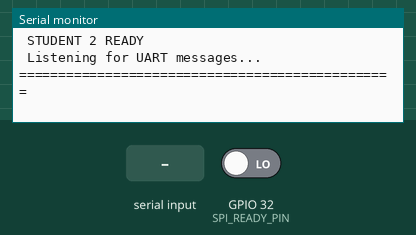
Simulated run of this sketch. Board: ESP32. On the bench: the last lines printed to the serial monitor. The inputs (shaded band) are chosen by the test bench; at power-on: GPIO 32 (SPI_READY_PIN) LOW.

Above: at 1.7 s.
1.8 s: "1\n" received over the second serial link
At 3.0 s:
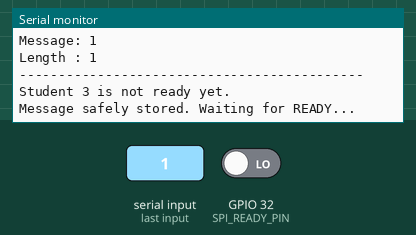
3.3 s: GPIO 32 (SPI_READY_PIN) driven HIGH
At 4.3 s:
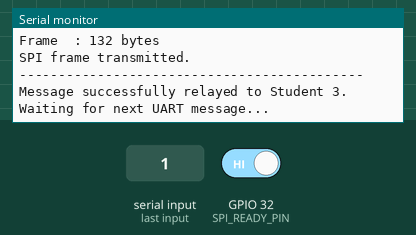

Measured:
- after the input at 1.8 s, the serial monitor: prints a new line at once (image 1)
- after the input at 3.3 s, the serial monitor: prints a new line at once (image 2)

The sketch:

student2.ino
```cpp
// ============================================================
// THREE-ESP32 COMMUNICATION SYSTEM
//
// STUDENT 2 - UART TO SPI BRIDGE
//
// Function:
//
// Student 1
//     |
//     | UART
//     v
// Student 2
//     |
//     | SPI
//     v
// Student 3
//
// UART:
// RX = GPIO16
// TX = GPIO17
// Baud = 115200
//
// SPI MASTER:
// SCLK = GPIO18
// MISO = GPIO19
// MOSI = GPIO23
// CS   = GPIO5
//
// READY INPUT:
// GPIO32
//
// MAXIMUM MESSAGE LENGTH:
// 128 characters
//
// Arduino ESP32 Core 3.3.x
// ============================================================

#include <Arduino.h>
#include <SPI.h>


// ============================================================
// UART CONFIGURATION
// ============================================================

const uint32_t UART_BAUD = 115200;

const int UART_RX_PIN = 16;
const int UART_TX_PIN = 17;


// ============================================================
// SPI CONFIGURATION
// ============================================================

const int SPI_SCLK_PIN = 18;
const int SPI_MISO_PIN = 19;
const int SPI_MOSI_PIN = 23;
const int SPI_CS_PIN   = 5;


// ============================================================
// READY HANDSHAKE
// ============================================================
//
// Student 3 GPIO4
//       |
//       v
// Student 2 GPIO32
//
// HIGH = Student 3 ready
// LOW  = Student 3 not ready
// ============================================================

const int SPI_READY_PIN = 32;


// ============================================================
// MESSAGE CONFIGURATION
// ============================================================

const size_t MAX_MESSAGE_LENGTH = 128;


// ============================================================
// SPI FRAME
// ============================================================
//
// BYTE 0:
//     0xA5
//
// BYTE 1:
//     0x5A
//
// BYTE 2:
//     Message length
//
// BYTE 3 - 130:
//     Message data
//
// BYTE 3 + length:
//     '\n'
//
// Total:
//     132 bytes
//
// 132 is divisible by 4.
// This is suitable for DMA on the SPI slave.
// ============================================================

const size_t FRAME_SIZE = 132;

const uint8_t FRAME_MAGIC_1 = 0xA5;
const uint8_t FRAME_MAGIC_2 = 0x5A;


// ============================================================
// SPI SETTINGS
// ============================================================

const uint32_t SPI_CLOCK = 1000000;


// ============================================================
// SPI MASTER OBJECT
// ============================================================

SPIClass spi(VSPI);


// ============================================================
// UART MESSAGE BUFFER
// ============================================================

char uartBuffer[MAX_MESSAGE_LENGTH + 1];

size_t uartLength = 0;

bool uartOverflow = false;


// ============================================================
// PENDING MESSAGE
// ============================================================
//
// Once a complete UART message is received, it is copied here.
//
// Student 2 can then wait for Student 3 READY without losing
// the message.
// ============================================================

char pendingMessage[MAX_MESSAGE_LENGTH + 1];

size_t pendingLength = 0;

bool messageWaitingForSPI = false;


// ============================================================
// FUNCTION DECLARATIONS
// ============================================================

void readUART();

void completeUARTMessage();

bool sendPendingMessage();


// ============================================================
// SETUP
// ============================================================

void setup()
{
  // ----------------------------------------------------------
  // USB SERIAL MONITOR
  // ----------------------------------------------------------

  Serial.begin(115200);

  delay(500);


  // ----------------------------------------------------------
  // HARDWARE UART
  // ----------------------------------------------------------

  Serial2.begin(
    UART_BAUD,
    SERIAL_8N1,
    UART_RX_PIN,
    UART_TX_PIN
  );


  // ----------------------------------------------------------
  // READY INPUT
  // ----------------------------------------------------------

  pinMode(
    SPI_READY_PIN,
    INPUT_PULLDOWN
  );


  // ----------------------------------------------------------
  // SPI CHIP SELECT
  // ----------------------------------------------------------

  pinMode(
    SPI_CS_PIN,
    OUTPUT
  );

  // SPI idle state.
  digitalWrite(
    SPI_CS_PIN,
    HIGH
  );


  // ----------------------------------------------------------
  // START SPI MASTER
  // ----------------------------------------------------------

  spi.begin(
    SPI_SCLK_PIN,
    SPI_MISO_PIN,
    SPI_MOSI_PIN,
    SPI_CS_PIN
  );


  // ----------------------------------------------------------
  // CLEAR BUFFERS
  // ----------------------------------------------------------

  memset(
    uartBuffer,
    0,
    sizeof(uartBuffer)
  );

  memset(
    pendingMessage,
    0,
    sizeof(pendingMessage)
  );


  // ----------------------------------------------------------
  // DISPLAY CONFIGURATION
  // ----------------------------------------------------------

  Serial.println();
  Serial.println("================================================");
  Serial.println(" STUDENT 2 - UART TO SPI BRIDGE");
  Serial.println("================================================");
  Serial.println();

  Serial.println("UART:");
  Serial.println("  RX   : GPIO16");
  Serial.println("  TX   : GPIO17");
  Serial.println("  Baud : 115200");
  Serial.println();

  Serial.println("SPI MASTER:");
  Serial.println("  SCLK : GPIO18");
  Serial.println("  MISO : GPIO19");
  Serial.println("  MOSI : GPIO23");
  Serial.println("  CS   : GPIO5");
  Serial.println("  Mode : SPI MODE1");
  Serial.println("  Clock: 1 MHz");
  Serial.println();

  Serial.println("READY:");
  Serial.println("  Input: GPIO32");
  Serial.println();

  Serial.println("================================================");
  Serial.println(" STUDENT 2 READY");
  Serial.println(" Listening for UART messages...");
  Serial.println("================================================");
  Serial.println();
}


// ============================================================
// MAIN LOOP
// ============================================================
//
// IMPORTANT:
//
// UART is checked continuously.
//
// Student 2 does NOT block waiting for Student 3.
//
// If a message is waiting for SPI, the UART receiver continues
// running so incoming data is not accidentally lost.
// ============================================================

void loop()
{
  // ----------------------------------------------------------
  // ALWAYS CHECK UART
  // ----------------------------------------------------------

  readUART();


  // ----------------------------------------------------------
  // IF A COMPLETE MESSAGE IS WAITING,
//  // TRY TO SEND IT THROUGH SPI
  // ----------------------------------------------------------

  if (messageWaitingForSPI)
  {
    // --------------------------------------------------------
    // Check whether Student 3 is ready.
    //
    // No long blocking wait is used here.
    // --------------------------------------------------------

    if (digitalRead(SPI_READY_PIN) == HIGH)
    {
      bool success = sendPendingMessage();

      if (success)
      {
        messageWaitingForSPI = false;
        pendingLength = 0;

        memset(
          pendingMessage,
          0,
          sizeof(pendingMessage)
        );

        Serial.println();
        Serial.println(
          "Message successfully relayed to Student 3."
        );
        Serial.println();
        Serial.println(
          "Waiting for next UART message..."
        );
        Serial.println();
      }
    }
  }


  // ----------------------------------------------------------
  // ALLOW BACKGROUND TASKS
  // ----------------------------------------------------------

  yield();
}


// ============================================================
// READ UART
// ============================================================

void readUART()
{
  while (Serial2.available() > 0)
  {
    char c = (char)Serial2.read();


    // --------------------------------------------------------
    // END OF MESSAGE
    // --------------------------------------------------------

    if (c == '\n')
    {
      completeUARTMessage();

      continue;
    }


    // --------------------------------------------------------
    // IGNORE CR
    // --------------------------------------------------------

    if (c == '\r')
    {
      continue;
    }


    // --------------------------------------------------------
    // STORE CHARACTER
    // --------------------------------------------------------

    if (uartLength < MAX_MESSAGE_LENGTH)
    {
      uartBuffer[uartLength] = c;

      uartLength++;

      uartBuffer[uartLength] = '\0';
    }
    else
    {
      // ------------------------------------------------------
      // BUFFER OVERFLOW PROTECTION
      // ------------------------------------------------------

      uartOverflow = true;
    }
  }
}


// ============================================================
// COMPLETE UART MESSAGE
// ============================================================

void completeUARTMessage()
{
  // ----------------------------------------------------------
  // MESSAGE TOO LONG
  // ----------------------------------------------------------

  if (uartOverflow)
  {
    Serial.println();
    Serial.println("ERROR: UART message exceeded 128 characters.");
    Serial.println("Message discarded.");
    Serial.println();

    uartLength = 0;
    uartOverflow = false;

    memset(
      uartBuffer,
      0,
      sizeof(uartBuffer)
    );

    return;
  }


  // ----------------------------------------------------------
  // EMPTY MESSAGE
  // ----------------------------------------------------------

  if (uartLength == 0)
  {
    Serial.println();
    Serial.println("WARNING: Empty UART message received.");
    Serial.println();

    return;
  }


  // ----------------------------------------------------------
  // DO NOT OVERWRITE A PREVIOUS PENDING MESSAGE
  // ----------------------------------------------------------

  if (messageWaitingForSPI)
  {
    Serial.println();
    Serial.println(
      "WARNING: Previous message is still waiting for SPI."
    );

    Serial.println(
      "New UART message discarded."
    );

    Serial.println();

    uartLength = 0;

    memset(
      uartBuffer,
      0,
      sizeof(uartBuffer)
    );

    return;
  }


  // ----------------------------------------------------------
  // COPY UART MESSAGE TO PENDING BUFFER
  // ----------------------------------------------------------

  memcpy(
    pendingMessage,
    uartBuffer,
    uartLength
  );

  pendingMessage[uartLength] = '\0';

  pendingLength = uartLength;

  messageWaitingForSPI = true;


  // ----------------------------------------------------------
  // DISPLAY UART RECEIVED MESSAGE
  // ----------------------------------------------------------

  Serial.println();
  Serial.println("--------------------------------------------");
  Serial.println("UART MESSAGE RECEIVED FROM STUDENT 1");
  Serial.println("--------------------------------------------");

  Serial.print("Message: ");
  Serial.println(pendingMessage);

  Serial.print("Length : ");
  Serial.println(pendingLength);

  Serial.println("--------------------------------------------");


  // ----------------------------------------------------------
  // RESET UART INPUT BUFFER
  // ----------------------------------------------------------

  uartLength = 0;
  uartOverflow = false;

  memset(
    uartBuffer,
    0,
    sizeof(uartBuffer)
  );


  // ----------------------------------------------------------
  // CHECK READY IMMEDIATELY
  // ----------------------------------------------------------

  if (digitalRead(SPI_READY_PIN) == HIGH)
  {
    Serial.println("Student 3 READY.");
    Serial.println("SPI transmission will begin.");
  }
  else
  {
    Serial.println(
      "Student 3 is not ready yet."
    );

    Serial.println(
      "Message safely stored. Waiting for READY..."
    );
  }

  Serial.println();
}


// ============================================================
// SEND PENDING MESSAGE THROUGH SPI
// ============================================================

bool sendPendingMessage()
{
  // ----------------------------------------------------------
  // SAFETY CHECK
  // ----------------------------------------------------------

  if (!messageWaitingForSPI)
  {
    return false;
  }


  if (pendingLength == 0)
  {
    return false;
  }


  if (pendingLength > MAX_MESSAGE_LENGTH)
  {
    return false;
  }


  // ----------------------------------------------------------
  // CREATE SPI FRAME
  // ----------------------------------------------------------

  uint8_t frame[FRAME_SIZE];


  // Clear the entire frame.
  memset(
    frame,
    0,
    FRAME_SIZE
  );


  // ----------------------------------------------------------
  // FRAME HEADER
  // ----------------------------------------------------------

  frame[0] = FRAME_MAGIC_1;
  frame[1] = FRAME_MAGIC_2;


  // ----------------------------------------------------------
  // MESSAGE LENGTH
  // ----------------------------------------------------------

  frame[2] = (uint8_t)pendingLength;


  // ----------------------------------------------------------
  // MESSAGE DATA
  // ----------------------------------------------------------

  memcpy(
    &frame[3],
    pendingMessage,
    pendingLength
  );


  // ----------------------------------------------------------
  // NEWLINE TERMINATOR
  // ----------------------------------------------------------

  frame[3 + pendingLength] = '\n';


  // ----------------------------------------------------------
  // DISPLAY SPI INFORMATION
  // ----------------------------------------------------------

  Serial.println("--------------------------------------------");
  Serial.println("SPI TRANSMISSION");
  Serial.println("--------------------------------------------");

  Serial.print("Message: ");
  Serial.println(pendingMessage);

  Serial.print("Length : ");
  Serial.println(pendingLength);

  Serial.print("Frame  : ");
  Serial.print(FRAME_SIZE);
  Serial.println(" bytes");


  // ----------------------------------------------------------
  // BEGIN SPI TRANSACTION
  // ----------------------------------------------------------

  spi.beginTransaction(
    SPISettings(
      SPI_CLOCK,
      MSBFIRST,
      SPI_MODE1
    )
  );


  // ----------------------------------------------------------
  // SELECT STUDENT 3
  // ----------------------------------------------------------

  digitalWrite(
    SPI_CS_PIN,
    LOW
  );


  // ----------------------------------------------------------
  // SEND COMPLETE FRAME
  // ----------------------------------------------------------

  for (size_t i = 0; i < FRAME_SIZE; i++)
  {
    spi.transfer(frame[i]);
  }


  // ----------------------------------------------------------
  // DESELECT STUDENT 3
  // ----------------------------------------------------------

  digitalWrite(
    SPI_CS_PIN,
    HIGH
  );


  // ----------------------------------------------------------
  // END SPI TRANSACTION
  // ----------------------------------------------------------

  spi.endTransaction();


  Serial.println("SPI frame transmitted.");
  Serial.println("--------------------------------------------");

  return true;
}
```
